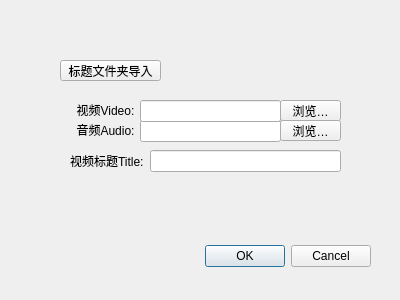
<?xml version="1.0" encoding="UTF-8"?>
<ui version="4.0">
 <class>singleline_import_dialog</class>
 <widget class="QDialog" name="singleline_import_dialog">
  <property name="geometry">
   <rect>
    <x>0</x>
    <y>0</y>
    <width>400</width>
    <height>300</height>
   </rect>
  </property>
  <property name="windowTitle">
   <string>Dialog</string>
  </property>
  <widget class="QDialogButtonBox" name="buttonBox">
   <property name="geometry">
    <rect>
     <x>30</x>
     <y>240</y>
     <width>341</width>
     <height>32</height>
    </rect>
   </property>
   <property name="orientation">
    <enum>Qt::Orientation::Horizontal</enum>
   </property>
   <property name="standardButtons">
    <set>QDialogButtonBox::StandardButton::Cancel|QDialogButtonBox::StandardButton::Ok</set>
   </property>
  </widget>
  <widget class="QLabel" name="label_2">
   <property name="geometry">
    <rect>
     <x>70</x>
     <y>120</y>
     <width>71</width>
     <height>20</height>
    </rect>
   </property>
   <property name="text">
    <string>音频Audio:</string>
   </property>
   <property name="alignment">
    <set>Qt::AlignmentFlag::AlignCenter</set>
   </property>
  </widget>
  <widget class="QLineEdit" name="AudioAdd">
   <property name="geometry">
    <rect>
     <x>140</x>
     <y>120</y>
     <width>141</width>
     <height>22</height>
    </rect>
   </property>
  </widget>
  <widget class="QLineEdit" name="lineEdit">
   <property name="geometry">
    <rect>
     <x>150</x>
     <y>150</y>
     <width>191</width>
     <height>22</height>
    </rect>
   </property>
  </widget>
  <widget class="QPushButton" name="AudioInputButton">
   <property name="geometry">
    <rect>
     <x>280</x>
     <y>120</y>
     <width>61</width>
     <height>21</height>
    </rect>
   </property>
   <property name="text">
    <string>浏览…</string>
   </property>
  </widget>
  <widget class="QLabel" name="label_3">
   <property name="geometry">
    <rect>
     <x>70</x>
     <y>150</y>
     <width>81</width>
     <height>21</height>
    </rect>
   </property>
   <property name="text">
    <string>视频标题Title:</string>
   </property>
  </widget>
  <widget class="QPushButton" name="VideoInputButton">
   <property name="geometry">
    <rect>
     <x>280</x>
     <y>100</y>
     <width>61</width>
     <height>21</height>
    </rect>
   </property>
   <property name="text">
    <string>浏览…</string>
   </property>
  </widget>
  <widget class="QLineEdit" name="VideoAddline">
   <property name="geometry">
    <rect>
     <x>140</x>
     <y>100</y>
     <width>141</width>
     <height>22</height>
    </rect>
   </property>
  </widget>
  <widget class="QLabel" name="label">
   <property name="geometry">
    <rect>
     <x>70</x>
     <y>100</y>
     <width>71</width>
     <height>20</height>
    </rect>
   </property>
   <property name="text">
    <string>视频Video:</string>
   </property>
   <property name="alignment">
    <set>Qt::AlignmentFlag::AlignCenter</set>
   </property>
  </widget>
  <widget class="QPushButton" name="TitlefolderButton">
   <property name="geometry">
    <rect>
     <x>60</x>
     <y>60</y>
     <width>101</width>
     <height>21</height>
    </rect>
   </property>
   <property name="text">
    <string>标题文件夹导入</string>
   </property>
  </widget>
 </widget>
 <resources/>
 <connections>
  <connection>
   <sender>buttonBox</sender>
   <signal>accepted()</signal>
   <receiver>singleline_import_dialog</receiver>
   <slot>accept()</slot>
   <hints>
    <hint type="sourcelabel">
     <x>248</x>
     <y>254</y>
    </hint>
    <hint type="destinationlabel">
     <x>157</x>
     <y>274</y>
    </hint>
   </hints>
  </connection>
  <connection>
   <sender>buttonBox</sender>
   <signal>rejected()</signal>
   <receiver>singleline_import_dialog</receiver>
   <slot>reject()</slot>
   <hints>
    <hint type="sourcelabel">
     <x>316</x>
     <y>260</y>
    </hint>
    <hint type="destinationlabel">
     <x>286</x>
     <y>274</y>
    </hint>
   </hints>
  </connection>
 </connections>
</ui>
